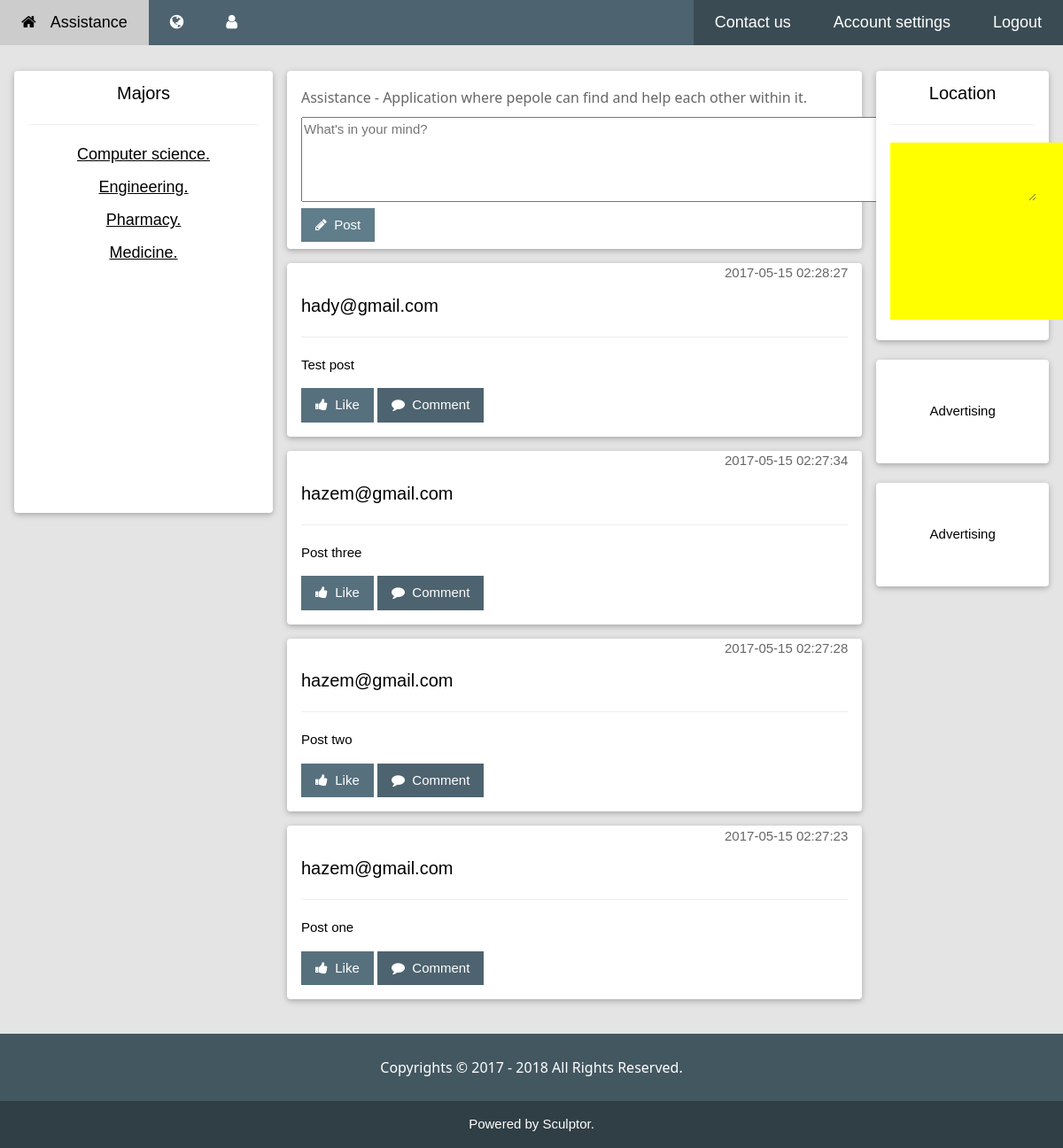
The page /index.php (signed in) on the database its author committed.
### tables this page shows
CREATE TABLE `comments` (
  `id` int(11) NOT NULL,
  `email` varchar(40) NOT NULL,
  `comments` varchar(255) NOT NULL,
  `date_publish` timestamp NOT NULL DEFAULT CURRENT_TIMESTAMP ON UPDATE CURRENT_TIMESTAMP
);

### index.php (the view, shortened to what this page needs)
<!DOCTYPE html>
<html>
<head>
    <link rel="stylesheet" type="text/css" href="css/style2.css"/>
    <link rel="stylesheet" type="text/css" href="css/style3.css"/>
    <link rel="stylesheet" href="css/font/css/font-awesome.min.css"/>
</head>
<body class="bg">
<div class="w3-top">
    <div class="w3-bar w3-theme-d2 w3-left-align w3-large">
        <a href="index.php" class="w3-bar-item w3-button w3-padding-large w3-theme-d4"><i class="fa fa-home w3-margin-right"></i>Assistance</a>
        <a href="#" class="w3-bar-item w3-button w3-hide-small w3-padding-large w3-hover-white" title="News"><i class="fa fa-globe"></i></a>
        <a href="profile.php" class="w3-bar-item w3-button w3-hide-small w3-padding-large w3-hover-white" title="Profile"><i class="fa fa-user"></i></a>
        <a href="<?php echo "logout.php" ?>" class="w3-bar-item w3-button w3-padding-large w3-theme-d4 d">Logout</a>
        <a href="<?php echo "settings.php" ?>" class="w3-bar-item w3-button w3-padding-large w3-theme-d4 d">Account settings</a>
        <a href="<?php echo "contact.php" ?>" class="w3-bar-item w3-button w3-padding-large w3-theme-d4 d">Contact us</a>
    </div>
</div>
<div class="w3-container w3-content" style="max-width:1400px;margin-top:80px">
    <div class="w3-col m3">
        <div class="w3-card-2 w3-round w3-white">
            <div class="w3-container">
                <h4 class="w3-center">Majors</h4>
                <hr/>
                <center>
                    <h5><a href="#">Computer science.</a></h5>
                    <h5><a href="#">Engineering.</a></h5>
                    <h5><a href="#">Pharmacy.</a></h5>
                    <h5><a href="#">Medicine.</a></h5>
                    <br/><br/><br/><br/><br/><br/><br/><br/><br/><br/><br/>
                </center>
                <br/>
            </div>
        </div>
    </div>
    <div class="w3-col m7">
        <div class="w3-row-padding">
            <div class="w3-col m12">
                <div class="w3-card-2 w3-round w3-white">
                    <div class="w3-container w3-padding">
                          <h6 class="w3-opacity">Assistance - Application where pepole can find and help each other within it.</h6>
                          <form name="form1">
                              <textarea name="comments" placeholder="What's in your mind?" cols="90" rows="4"></textarea>
                              <br/>
                              <a href="" onClick="commentSubmit()" class="button"><button type="button" class="w3-button w3-theme"><i class="fa fa-pencil"></i>  Post</button></a>
                          </form>
                    </div>
                </div>
            </div>
        </div>
        <?php
        require("db/db.php");
        $result = mysqli_query($con, "SELECT * FROM comments ORDER by date_publish desc");
        while($row=mysqli_fetch_array($result)){
         echo "<div class='w3-container w3-card-2 w3-white w3-round w3-margin'>";
         echo "<span class='w3-right w3-opacity'>". $row['date_publish'] ."</span><br/>";
         echo "<h4 class='cabtalize'>". $row['email'] ."</h4><hr/>";
         echo "<p>" . $row['comments'] . "</p>";
         echo "<button type='button' class='w3-button w3-theme-d1 w3-margin-bottom'><i class='fa fa-thumbs-up'></i>  Like</button> ";
         echo "<button type='button' class='w3-button w3-theme-d2 w3-margin-bottom'><i class='fa fa-comment'></i>  Comment</button>";
         echo "</div>";
        }
        ?>
    </div>
    <div class="w3-col m2">
        <div class="w3-card-2 w3-round w3-white w3-center">
            <div class="w3-container">
                <h4>Location</h4>
                <hr/>
                <div id="map" style="width:200px;height:200px;background:yellow"></div>
                <br/>
            </div>
        </div>
        <br/>
        <div class="w3-card-2 w3-round w3-white w3-padding-32 w3-center">
            <p>Advertising</p>
        </div>
        <br/>
        <div class="w3-card-2 w3-round w3-white w3-padding-32 w3-center">
            <p>Advertising</p>
        </div>
    </div>
</div>
<br/>
<footer class="w3-container w3-theme-d3 w3-padding-16">
    <center>
        <h6>Copyrights &copy; 2017 - 2018 All Rights Reserved.</h6>
    </center>
</footer>
<footer class="w3-container w3-theme-d5">
    <center>
        <p>Powered by Sculptor.</p>
    </center>
</footer>
</body>
</html>

### css/style2.css (style rules this page uses)
html { box-sizing:border-box }
*,*:before,*:after { box-sizing:inherit }
html { -ms-text-size-adjust:100%;-webkit-text-size-adjust:100% }
body { margin:0 }
article,aside,details,figcaption,figure,footer,header,main,menu,nav,section,summary { display:block }
a { background-color:transparent;-webkit-text-decoration-skip:objects }
hr { box-sizing:content-box;height:0;overflow:visible }
button,input,select,textarea { font:inherit;margin:0 }
button,input { overflow:visible }
button,select { text-transform:none }
button,html [type=button],[type=reset],[type=submit] { -webkit-appearance:button }
textarea { overflow:auto }
html,body { font-family:Verdana,sans-serif;font-size:15px;line-height:1.5 }
html { overflow-x:hidden }
h4 { font-size:20px }
h5 { font-size:18px }
h6 { font-size:16px }
h1,h2,h3,h4,h5,h6 { font-family:"Segoe UI",Arial,sans-serif;font-weight:400;margin:10px 0 }
hr { border:0;border-top:1px solid #eee;margin:20px 0 }
a { color:inherit }
.w3-btn,.w3-button { border:none;display:inline-block;outline:0;padding:8px 16px;vertical-align:middle;overflow:hidden;text-decoration:none;color:inherit;background-color:inherit;text-align:center;cursor:pointer;white-space:nowrap }
.w3-btn,.w3-button { -webkit-touch-callout:none;-webkit-user-select:none;-khtml-user-select:none;-moz-user-select:none;-ms-user-select:none;user-select:none }
.w3-bar { width:100%;overflow:hidden }
.w3-bar .w3-bar-item { padding:8px 16px;float:left;width:auto;border:none;outline:none;display:block }
.w3-bar .w3-button { white-space:normal }
.w3-container:after,.w3-container:before,.w3-panel:after,.w3-panel:before,.w3-row:after,.w3-row:before,.w3-row-padding:after,.w3-row-padding:before, .w3-cell-row:before,.w3-cell-row:after,.w3-clear:after,.w3-clear:before,.w3-bar:before,.w3-bar:after { content:"";display:table;clear:both }
.w3-col,.w3-half,.w3-third,.w3-twothird,.w3-threequarter,.w3-quarter { float:left;width:100% }
@media (min-width:601px) { .w3-col.m2 { width:16.66666% } }
@media (min-width:601px) { .w3-col.m3,.w3-quarter { width:24.99999% } }
@media (min-width:601px) { .w3-col.m7 { width:58.33333% } }
@media (min-width:601px) { .w3-col.m12 { width:99.99999% } }
.w3-content { max-width:980px;margin:auto }
.w3-top,.w3-bottom { position:fixed;width:100%;z-index:1 }
.w3-top { top:0 }
.w3-round,.w3-round-medium { border-radius:4px }
.w3-row-padding,.w3-row-padding>.w3-half,.w3-row-padding>.w3-third,.w3-row-padding>.w3-twothird,.w3-row-padding>.w3-threequarter,.w3-row-padding>.w3-quarter,.w3-row-padding>.w3-col { padding:0 8px }
.w3-container,.w3-panel { padding:0.01em 16px }
.w3-card,.w3-card-2 { box-shadow:0 2px 5px 0 rgba(0,0,0,0.16),0 2px 10px 0 rgba(0,0,0,0.12) }
.w3-opacity,.w3-hover-opacity:hover { opacity:0.60 }
.w3-large { font-size:18px!important }
.w3-left-align { text-align:left!important }
.w3-center { text-align:center!important }
.w3-margin { margin:16px!important }
.w3-margin-bottom { margin-bottom:16px!important }
.w3-margin-right { margin-right:16px!important }
.w3-padding { padding:8px 16px!important }
.w3-padding-large { padding:12px 24px!important }
.w3-padding-16 { padding-top:16px!important;padding-bottom:16px!important }
.w3-padding-32 { padding-top:32px!important;padding-bottom:32px!important }
.w3-right { float:right!important }
.w3-white,.w3-hover-white:hover { color:#000!important;background-color:#fff!important }

### css/style3.css (style rules this page uses)
.w3-theme-d1 { color:#fff !important; background-color:#57707d !important }
.w3-theme-d2 { color:#fff !important; background-color:#4d636f !important }
.w3-theme-d3 { color:#fff !important; background-color:#435761 !important }
.w3-theme-d4 { color:#fff !important; background-color:#3a4b53 !important }
.w3-theme-d5 { color:#fff !important; background-color:#303e45 !important }
.w3-theme { color:#fff !important; background-color:#607d8b !important }

### index.php (style rules this page uses)
.bg { background-color: #e4e4e4; }
.w3-bar .d { float: right; }
html,body,h1,h2,h3,h4,h5 { font-family: sans-serif }

### rows shown on the page
comments: date_publish "2017-05-15 02:28:27", email "hady@gmail.com", comments "Test post"
comments: date_publish "2017-05-15 02:27:34", email "hazem@gmail.com", comments "Post three"
comments: date_publish "2017-05-15 02:27:28", email "hazem@gmail.com", comments "Post two"
comments: date_publish "2017-05-15 02:27:23", email "hazem@gmail.com", comments "Post one"
